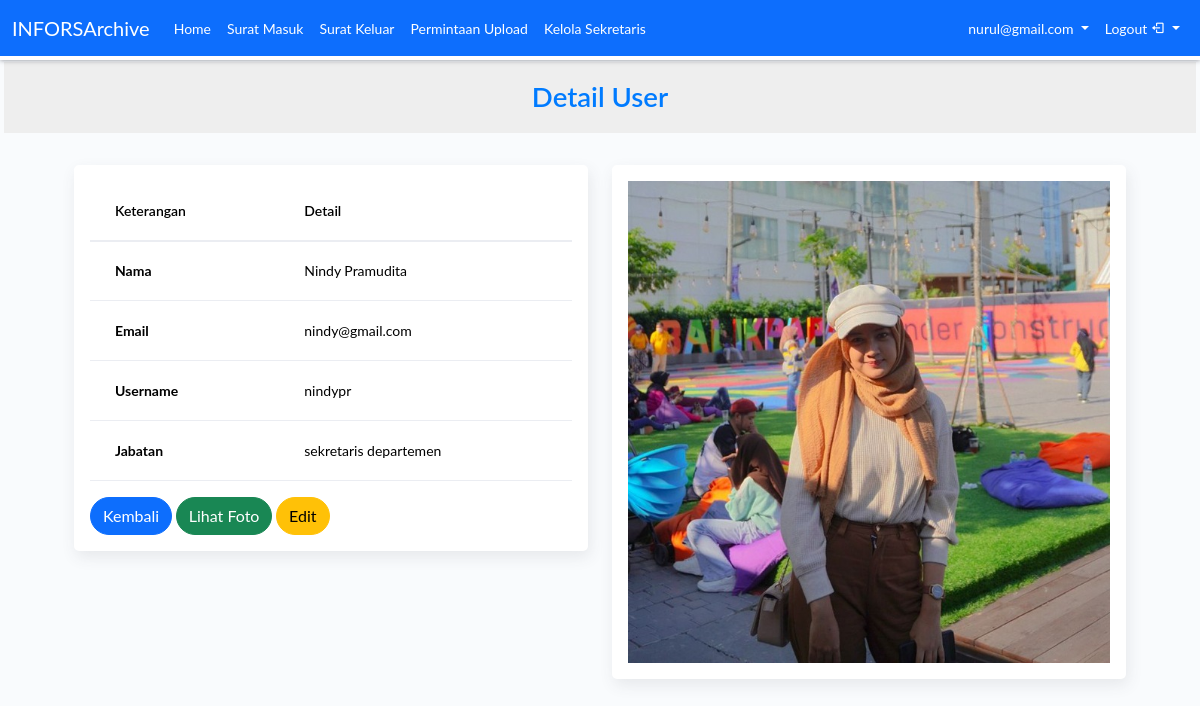
The page /view/superadmin/sekretaris/lihat.php?id=14 (signed in) on the database as committed earlier.
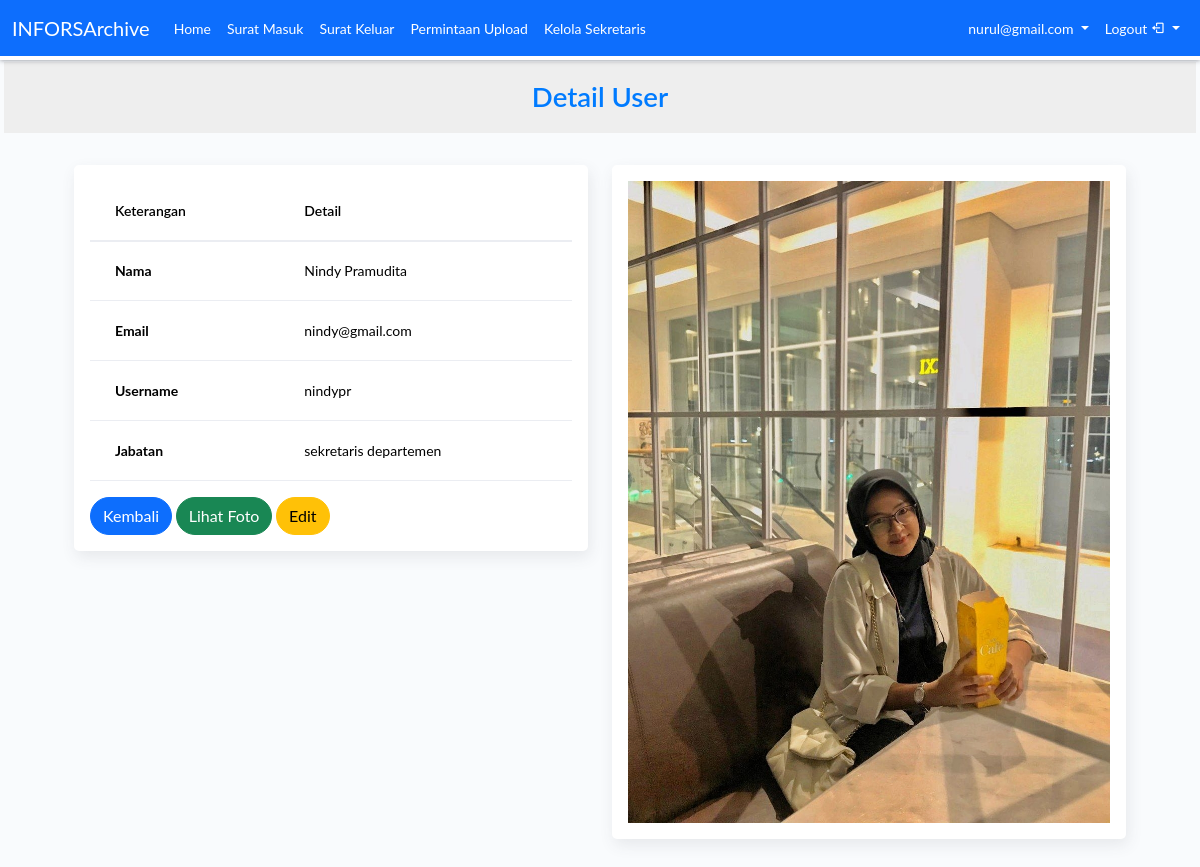
The same page on the database as committed later.
### tables this page shows
CREATE TABLE `user` (
  `id` int(11) NOT NULL,
  `nama` varchar(100) NOT NULL,
  `email` varchar(50) NOT NULL,
  `username` varchar(100) NOT NULL,
  `password` varchar(100) NOT NULL,
  `departemen` varchar(50) NOT NULL,
  `jabatan` varchar(50) NOT NULL,
  `foto` varchar(100) NOT NULL
);

### view/superadmin/sekretaris/lihat.php (the view, shortened to what this page needs)
<?php
$id = $_GET['id'];
?>
<!DOCTYPE html>
<html lang="en">
<head>
    <?php include 'admin-header.php'; ?>
</head>
<body>
    <div class="main-panel">
        <div class="content">
            <?php
            include '../../../config/koneksi.php';
            $user = mysqli_query($con, "SELECT * from user WHERE id = $id");
            foreach ($user as $data) {
                $file_name = $data['foto'];
                $file_path = '../../../uploads/' . basename($file_name);
            ?>
                <h1 class="text-center fw-bold mx-1 pt-3 pb-3" style="background: #eee; color: #007bff;">Detail User</h1>
                <div class="container container-fluid">
                    <div class="page-inner">
                        <div class="page-header">
                            <div class="row">
                                <div class="col-md-6">
                                    <div class="card">
                                        <div class="card-body">
                                            <table class="table">
                                                <thead>
                                                    <tr>
                                                        <th scope="col">Keterangan</th>
                                                        <th scope="col">Detail</th>
                                                    </tr>
                                                </thead>
                                                <tbody>
                                                    <tr>
                                                        <th scope="row">Nama</th>
                                                        <td><?php echo $data['nama']; ?></td>
                                                    </tr>
                                                    <tr>
                                                        <th scope="row">Email</th>
                                                        <td><?php echo $data['email']; ?></td>
                                                    </tr>
                                                    <tr>
                                                        <th scope="row">Username</th>
                                                        <td><?php echo $data['username']; ?></td>
                                                    </tr>
                                                    <tr>
                                                        <th scope="row">Jabatan</th>
                                                        <td><?php echo $data['jabatan']; ?></td>
                                                    </tr>
                                                </tbody>
                                            </table>
                                            <div class="text-right">
                                                <a href="../sekretaris.php" class="btn btn-primary btn-rounded" style="border-radius: 20px;">Kembali</a>
                                                <a href="<?php echo $file_path; ?>" class="btn btn-success btn-rounded" style="border-radius: 20px;">Lihat Foto</a>
                                                <a href="edit.php?id=<?php echo $data['id']; ?>" class="btn btn-warning btn-rounded" style="border-radius: 20px;">Edit</a>
                                            </div>
                                        </div>
                                    </div>
                                </div>
                                <div class="col-md-6">
                                    <div class="card">
                                        <div class="card-body">
                                            <?php
                                            if (file_exists($file_path)) {
                                                echo '<img src="' . $file_path . '" class="img-fluid" alt="Foto Profil">';
                                            } else {
                                                echo 'Foto tidak ditemukan';
                                            }
                                            ?>
                                        </div>
                                    </div>
                                </div>
                            </div>
                        </div>
                    </div>
                </div>
            <?php
                }
            ?>
        </div>
    </div>
</body>
</html>

Rows that differ between the two databases and show on the page:
changed user "Nindy Pramudita": foto: a different picture
